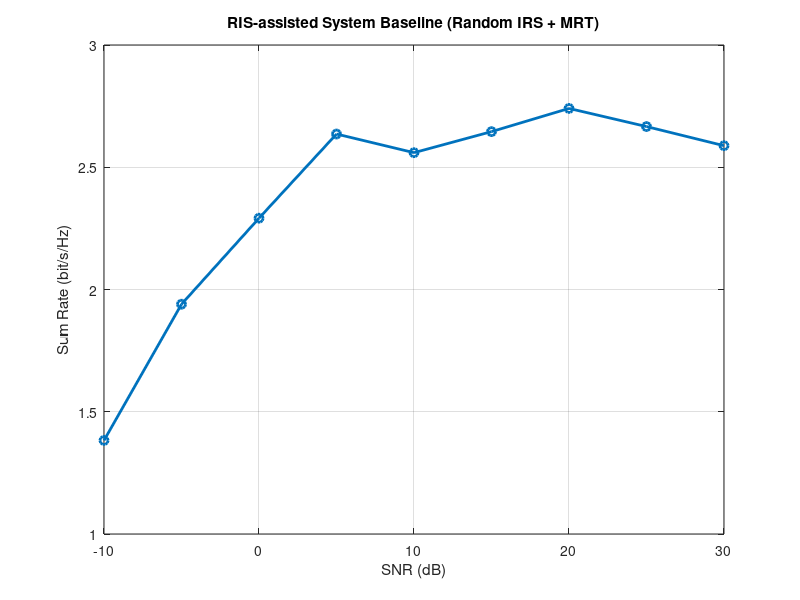

Write MATLAB code to recreate this figure.
clc;
clear;
close all;

%% ================== System Parameters ==================
M = 4;          % Number of BS antennas
K = 4;          % Number of users
N = 16;         % Number of IRS elements

SNR_dB = -10:5:30;      % SNR range
num_iter = 100;         % Monte Carlo runs

sum_rate = zeros(length(SNR_dB),1);

%% ================== Simulation ==================
for snr_idx = 1:length(SNR_dB)

    Pt = 10^(SNR_dB(snr_idx)/10);   % transmit power (linear)
    noise = 1;                     % noise power
    
    rate_temp = 0;

    for iter = 1:num_iter
        
        %% ----- Channel Generation (Rayleigh fading) -----
        
        % Direct BS-user channel
        Hd = (randn(K,M) + 1j*randn(K,M))/sqrt(2);
        
        % BS-IRS channel
        G = (randn(N,M) + 1j*randn(N,M))/sqrt(2);
        
        % IRS-user channel
        Hr = (randn(K,N) + 1j*randn(K,N))/sqrt(2);
        
        %% ----- Random IRS phase -----
        theta = 2*pi*rand(N,1);
        Phi = diag(exp(1j*theta));
        
        %% ----- Effective channel -----
        % H_k = direct + reflected
        H = Hd + Hr * Phi * G;     % K x M
        % Hd是直达链路，后半截是IRS反射链路
        
        %% ----- MRT Beamforming -----
        W = zeros(M,K);
        for k = 1:K
            hk = H(k,:).';
            W(:,k) = hk / norm(hk);    % normalize
        end
        
        % Normalize total power
        W = W / norm(W,'fro') * sqrt(Pt);
        
        %% ----- SINR Calculation -----
        SINR = zeros(K,1);
        
        for k = 1:K
            
            hk = H(k,:);
            
            signal = abs(hk * W(:,k))^2;
            
            interference = 0;
            for j = 1:K
                if j ~= k
                    interference = interference + abs(hk * W(:,j))^2;
                end
            end
            
            SINR(k) = signal / (interference + noise);
        end
        
        %% ----- Achievable Rate -----
        R = log2(1 + SINR);
        rate_temp = rate_temp + sum(R);
        
    end
    
    sum_rate(snr_idx) = rate_temp / num_iter;
    
end

%% ================== Plot ==================
figure;
plot(SNR_dB, sum_rate,'-o','LineWidth',2);
grid on;
xlabel('SNR (dB)');
ylabel('Sum Rate (bit/s/Hz)');
title('RIS-assisted System Baseline (Random IRS + MRT)');
